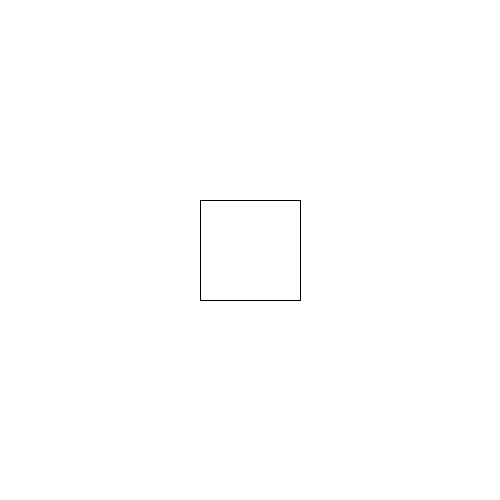
Frame 1 (no input)
Frame 60 (the mouse pressed at the canvas centre just before this capture): identical to frame 1, image omitted
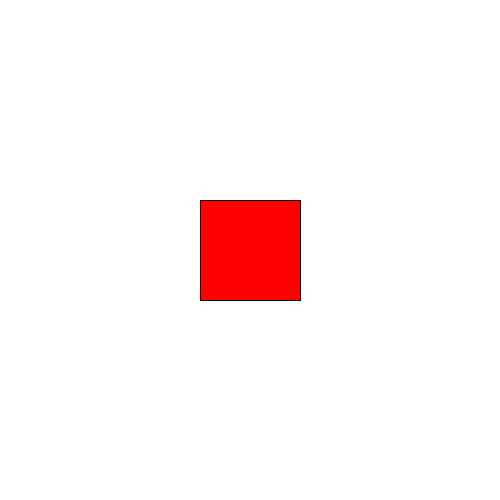
Frame 120 (the mouse held since frame 60 and released just before this capture)

The Processing sketch that drew these frames (run headless with seeded random() and noise(); from frame 60 on, the mouse is pressed at the canvas centre):

// Processing sketch: dragdrop
// ── dragdrop.pde
// x und y -> position des rechtecks
int x = 250;
int y = 250;
// w und h -> dimension des rechtecks
int w = 100;
int h = 100;
boolean inside = false;

// wird ein mal beim start ausgeführt
void setup() {
  size(500, 500);
  rectMode(CENTER);
}

// wird im loop immer wieder ausgeführt
void draw() {
  // println(mouseX > (x - w / 2));
  if (mouseX > x - w / 2 && mouseX < x + w / 2 &&
    mouseY > y - h / 2 && mouseY < y + h / 2) {
    inside = true;
  } else {
    inside = false;
  }
  // wenn die maus innerhalb des rechtecks ist
  // und die maus gedrückt ist, setze die x&y gleich
  // der position der maus
  if (inside) {
    if (mousePressed) {
      x = mouseX;
      y = mouseY;
      fill(255, 0, 0);
    } else {
      fill(0);
    }
  } else {
    fill(255);
  }
  background(255);
  rect(x, y, w, h);
}
